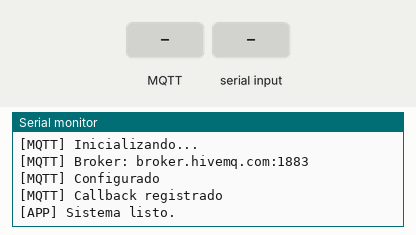
This program was run on a simulated ESP32-C6. Parts: the last lines printed to the serial monitor. Inputs (shaded band) come from the test bench. WiFi joins after 1.5 s; servers stay silent unless stated; no MQTT or app messages arrive unless stated; nothing arrives over Bluetooth unless stated; a phone connects over Bluetooth LE 3 s after start; not simulated (calls return 0 or success): wifi_credentials.h.

Above: at 4.7 s.
4.8 s: MQTT message "ACK" arrives on the first subscribed topic
At 6.2 s:
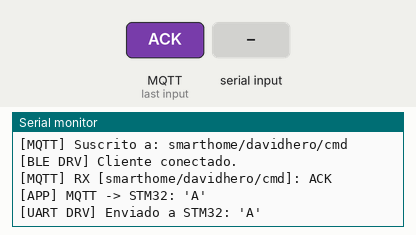
6.5 s: "ACK\n" received over the second serial link
At 7.7 s:
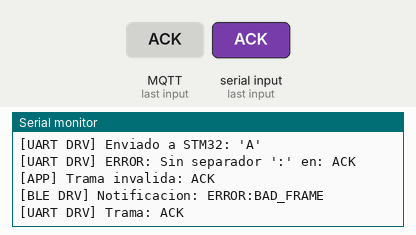
8.0 s: MQTT message "TEMP" arrives on the first subscribed topic
At 9.0 s:
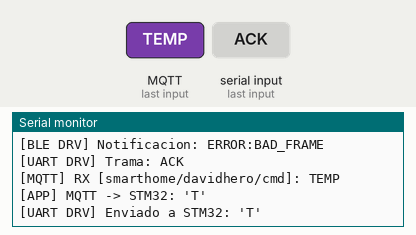
9.5 s: "TEMP\n" received over the second serial link
At 10.4 s:
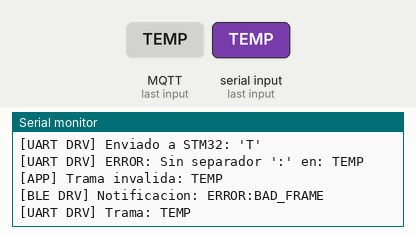
11.0 s: MQTT message "1" arrives on the first subscribed topic
At 12.2 s:
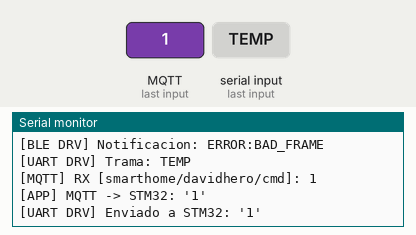
12.5 s: "1\n" received over the second serial link
At 13.7 s:
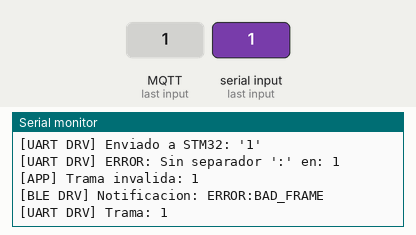

Measured:
- after the input at 4.8 s, the serial monitor: prints a new line after 0.26 s (image 1)
- after the input at 6.5 s, the serial monitor: prints a new line at once (image 2)
- after the input at 8.0 s, the serial monitor: prints a new line at once (image 3)
- after the input at 9.5 s, the serial monitor: prints a new line at once (image 4)
- after the input at 11.0 s, the serial monitor: prints a new line at once (image 5)
- after the input at 12.5 s, the serial monitor: prints a new line at once (image 6)

The program:

main.cpp
```cpp
/* ============================================================
 * MAIN.CPP - SMART HOME HUB - ESP32-C6
 * Versión 2.0 - Con WiFi + MQTT + BLE
 *
 * Arquitectura:
 *   Telegram → Bot Railway → MQTT → ESP32 → UART → STM32
 *   Web App  → BLE         → ESP32 → UART → STM32
 *   STM32    → UART        → ESP32 → MQTT/BLE → cliente
 * ============================================================ */
#include <Arduino.h>
#include "drivers/ble_driver.h"
#include "drivers/uart_driver.h"
#include "drivers/wifi_driver.h"
#include "drivers/mqtt_driver.h"
#include "wifi_credentials.h"

/* ============================================================
 * INSTANCIAS DE DRIVERS
 * ============================================================ */
BleDriver  bleDriver;
UartDriver uartDriver(Serial1);
WifiDriver wifiDriver;
MqttDriver mqttDriver;

/* ============================================================
 * CALLBACK: Comando BLE -> UART al STM32
 * ============================================================ */
void onBleCommandReceived(char command) {
    Serial.print("[APP] BLE -> STM32: '");
    Serial.print(command);
    Serial.println("'");

    bool ok = uartDriver.sendCommand(command);
    if (!ok) {
        bleDriver.sendNotification("ERROR:UART_FAIL");
    }
}

/* ============================================================
 * CALLBACK: Comando MQTT -> UART al STM32
 * ============================================================ */
void onMqttCommandReceived(char command) {
    Serial.print("[APP] MQTT -> STM32: '");
    Serial.print(command);
    Serial.println("'");

    bool ok = uartDriver.sendCommand(command);
    if (!ok) {
        mqttDriver.publishAck("ERROR:UART_FAIL");
    }
}

/* ============================================================
 * CALLBACK: Trama UART desde STM32
 * Reenvía por BLE Y por MQTT
 * ============================================================ */
void onUartFrameReceived(const UartFrame_t* frame) {
    switch (frame->type) {

        case UART_FRAME_ACK:
            Serial.print("[APP] ACK del STM32: ");
            Serial.println(frame->value);
            // Reenviar por BLE
            bleDriver.sendNotification(frame->raw);
            // Reenviar por MQTT
            mqttDriver.publishAck(frame->value);
            break;

        case UART_FRAME_TEMP:
            Serial.print("[APP] TEMP del STM32: ");
            Serial.print(frame->value);
            Serial.println(" C");
            // Reenviar por BLE
            bleDriver.sendNotification(frame->raw);
            // Reenviar por MQTT
            mqttDriver.publishTemp(frame->value);
            break;

        case UART_FRAME_INVALID:
            Serial.print("[APP] Trama invalida: ");
            Serial.println(frame->raw);
            bleDriver.sendNotification("ERROR:BAD_FRAME");
            break;

        default:
            break;
    }
}

/* ============================================================
 * SETUP
 * ============================================================ */
void setup() {
    Serial.begin(115200);
    delay(2000);

    Serial.println();
    Serial.println("================================================");
    Serial.println("  Smart Home Hub - ESP32-C6 v2.0");
    Serial.println("  BLE + WiFi + MQTT");
    Serial.println("================================================");

    // 1. Inicializar UART (al STM32)
    uartDriver.begin();
    uartDriver.setFrameCallback(onUartFrameReceived);

    // 2. Inicializar BLE
    bleDriver.begin();
    bleDriver.setCmdCallback(onBleCommandReceived);

    // 3. Configurar redes WiFi
    wifiDriver.addNetwork(WIFI_1_SSID, WIFI_1_PASSWORD);
    wifiDriver.addNetwork(WIFI_2_SSID, WIFI_2_PASSWORD);
    wifiDriver.addNetwork(WIFI_3_SSID, WIFI_3_PASSWORD);

    // 4. Conectar WiFi
    bool wifiOk = wifiDriver.begin(30000);  // 30 segundos timeout

    if (wifiOk) {
        // 5. Inicializar MQTT (solo si hay WiFi)
        mqttDriver.begin();
        mqttDriver.setCommandCallback(onMqttCommandReceived);
    } else {
        Serial.println("[APP] WARN: Sin WiFi, MQTT no disponible");
        Serial.println("[APP] BLE seguira funcionando como respaldo");
    }

    Serial.println("[APP] Sistema listo.");
    Serial.println();
}

/* ============================================================
 * LOOP
 * ============================================================ */
void loop() {
    // Procesar UART (siempre)
    uartDriver.update();

    // Procesar BLE (siempre)
    bleDriver.update();

    // Procesar WiFi y MQTT (si hay WiFi)
    wifiDriver.update();

    if (wifiDriver.isConnected()) {
        mqttDriver.update();
    }

    delay(10);
}
```

ble_driver.cpp
```cpp
#include "ble_driver.h"

BleDriver* g_bleDriverInstance = nullptr;

// ================================================================
//  CONSTRUCTOR
// ================================================================
BleDriver::BleDriver()
    : _state(BLE_STATE_IDLE),
      _pServer(nullptr),
      _pCmdChar(nullptr),
      _pNotifyChar(nullptr),
      _cmdCallback(nullptr),
      _wasConnected(false)
{
    g_bleDriverInstance = this;
}

// ================================================================
//  begin()
// ================================================================
void BleDriver::begin() {
    Serial.println("[BLE DRV] Inicializando...");

    NimBLEDevice::init(BLE_DRV_DEVICE_NAME);
    NimBLEDevice::setPower(ESP_PWR_LVL_P9);

    _pServer = NimBLEDevice::createServer();

    NimBLEService* pService = _pServer->createService(BLE_DRV_SERVICE_UUID);

    // Caracteristica WRITE (sin callback, usaremos polling)
    _pCmdChar = pService->createCharacteristic(
        BLE_DRV_CHAR_CMD_UUID,
        NIMBLE_PROPERTY::WRITE | NIMBLE_PROPERTY::WRITE_NR
    );
    // Valor inicial vacio para detectar cambios
    _pCmdChar->setValue("");

    _pNotifyChar = pService->createCharacteristic(
        BLE_DRV_CHAR_NTFY_UUID,
        NIMBLE_PROPERTY::READ | NIMBLE_PROPERTY::NOTIFY
    );

    pService->start();

    NimBLEAdvertising* pAdv = NimBLEDevice::getAdvertising();
    pAdv->setName(BLE_DRV_DEVICE_NAME);
    pAdv->start();

    _state = BLE_STATE_ADVERTISING;
    _lastReadValue = "";

    Serial.println("[BLE DRV] Listo.");
    Serial.print("[BLE DRV] MAC: ");
    Serial.println(NimBLEDevice::getAddress().toString().c_str());
    Serial.println("[BLE DRV] Esperando conexion...");
}

// ================================================================
//  update() - Polling de la caracteristica
// ================================================================
void BleDriver::update() {
    static unsigned long lastAdvCheck = 0;

    uint32_t connectedCount = _pServer->getConnectedCount();
    bool physicallyConnected = (connectedCount > 0);

    // Transicion: desconectado -> conectado
    if (physicallyConnected && !_wasConnected) {
        _wasConnected = true;
        _state = BLE_STATE_CONNECTED;
        _lastReadValue = "";
        Serial.println("[BLE DRV] Cliente conectado.");
    }

    // Transicion: conectado -> desconectado
    if (!physicallyConnected && _wasConnected) {
        _wasConnected = false;
        _state = BLE_STATE_ADVERTISING;
        _lastReadValue = "";
        Serial.println("[BLE DRV] Cliente desconectado.");
        delay(300);
        NimBLEDevice::getAdvertising()->start();
    }

    // Polling de la caracteristica WRITE
    if (physicallyConnected && _pCmdChar != nullptr) {
        std::string currentValue = _pCmdChar->getValue();

        if (currentValue.length() > 0 && currentValue != _lastReadValue) {
            _lastReadValue = currentValue;
            _onCommandWrite(currentValue);
        }
    }

    // Mantener advertising activo (cada 15s)
    if (!physicallyConnected && (millis() - lastAdvCheck > 15000)) {
        lastAdvCheck = millis();
        if (!NimBLEDevice::getAdvertising()->isAdvertising()) {
            NimBLEDevice::getAdvertising()->start();
        }
    }
}

// ================================================================
//  sendNotification()
// ================================================================
bool BleDriver::sendNotification(const char* message) {
    if (_pServer->getConnectedCount() == 0) {
        Serial.println("[BLE DRV] Sin cliente conectado.");
        return false;
    }
    if (_pNotifyChar == nullptr) return false;

    _pNotifyChar->setValue(message);
    _pNotifyChar->notify();
    Serial.print("[BLE DRV] Notificacion: ");
    Serial.println(message);
    return true;
}

void BleDriver::setCmdCallback(BleCmdCallback_t callback) {
    _cmdCallback = callback;
    Serial.println("[BLE DRV] Callback registrado.");
}

BleState_t BleDriver::getState() const { return _state; }

bool BleDriver::isClientConnected() const {
    if (_pServer == nullptr) return false;
    return (_pServer->getConnectedCount() > 0);
}

void BleDriver::_onConnect() {
    _state = BLE_STATE_CONNECTED;
}

void BleDriver::_onDisconnect() {
    _state = BLE_STATE_DISCONNECTED;
}

void BleDriver::_onCommandWrite(const std::string& value) {
    char cmd = (char)value[0];
    Serial.print("[BLE DRV] Comando recibido: '");
    Serial.print(cmd);
    Serial.println("'");
    if (_cmdCallback != nullptr) {
        _cmdCallback(cmd);
    }
}
```

ble_driver.h
```cpp
#pragma once

#include <Arduino.h>
#include <NimBLEDevice.h>
#include <string>

#define BLE_DRV_DEVICE_NAME    "SmartHomeHub"
#define BLE_DRV_SERVICE_UUID   "12345678-1234-1234-1234-123456789abc"
#define BLE_DRV_CHAR_CMD_UUID  "12345678-1234-1234-1234-123456789abd"
#define BLE_DRV_CHAR_NTFY_UUID "12345678-1234-1234-1234-123456789abe"
#define BLE_DRV_TX_POWER        ESP_PWR_LVL_P9

typedef enum {
    BLE_STATE_IDLE         = 0,
    BLE_STATE_ADVERTISING  = 1,
    BLE_STATE_CONNECTED    = 2,
    BLE_STATE_DISCONNECTED = 3
} BleState_t;

typedef void (*BleCmdCallback_t)(char command);

class BleDriver {
public:
    BleDriver();
    void       begin();
    void       update();
    bool       sendNotification(const char* message);
    void       setCmdCallback(BleCmdCallback_t callback);
    BleState_t getState() const;
    bool       isClientConnected() const;

    void _onConnect();
    void _onDisconnect();
    void _onCommandWrite(const std::string& value);

private:
    NimBLEServer*         _pServer;
    BleState_t            _state;
    NimBLECharacteristic* _pCmdChar;
    NimBLECharacteristic* _pNotifyChar;
    BleCmdCallback_t      _cmdCallback;
    bool                  _wasConnected;
    std::string           _lastReadValue;   // <-- NUEVO
};

extern BleDriver* g_bleDriverInstance;
```

mqtt_driver.cpp
```cpp
/* ============================================================
 * MQTT DRIVER SOURCE
 * ESP32-C6 - Smart Home Hub
 * ============================================================ */
#include "mqtt_driver.h"

MqttDriver* g_mqttDriverInstance = nullptr;

MqttDriver::MqttDriver()
    : _mqttClient(_wifiClient),
      _cmdCallback(nullptr),
      _lastReconnectAttempt(0)
{
    g_mqttDriverInstance = this;
}

void MqttDriver::begin() {
    Serial.println("[MQTT] Inicializando...");
    Serial.print("[MQTT] Broker: ");
    Serial.print(MQTT_BROKER);
    Serial.print(":");
    Serial.println(MQTT_PORT);

    _mqttClient.setServer(MQTT_BROKER, MQTT_PORT);
    _mqttClient.setCallback(_staticCallback);
    _mqttClient.setBufferSize(256);

    Serial.println("[MQTT] Configurado");
}

void MqttDriver::update() {
    // Solo intenta conectar si WiFi esta listo
    if (WiFi.status() != WL_CONNECTED) {
        return;
    }

    // Si no esta conectado al broker, reconectar
    if (!_mqttClient.connected()) {
        unsigned long now = millis();
        if (now - _lastReconnectAttempt > 5000) {
            _lastReconnectAttempt = now;
            if (_reconnect()) {
                _lastReconnectAttempt = 0;
            }
        }
    } else {
        // Procesar mensajes pendientes
        _mqttClient.loop();
    }
}

bool MqttDriver::_reconnect() {
    Serial.print("[MQTT] Intentando conectar al broker... ");

    if (_mqttClient.connect(MQTT_CLIENT_ID)) {
        Serial.println("OK");

        // Suscribirse al topic de comandos
        if (_mqttClient.subscribe(MQTT_TOPIC_CMD, 1)) {
            Serial.print("[MQTT] Suscrito a: ");
            Serial.println(MQTT_TOPIC_CMD);
        } else {
            Serial.println("[MQTT] ERROR: No se pudo suscribir");
        }

        return true;
    } else {
        Serial.print("FAIL, rc=");
        Serial.println(_mqttClient.state());
        return false;
    }
}

void MqttDriver::_staticCallback(char* topic, byte* payload, unsigned int length) {
    if (g_mqttDriverInstance == nullptr) return;

    // Convertir payload a string
    char message[64];
    unsigned int len = (length < 63) ? length : 63;
    memcpy(message, payload, len);
    message[len] = '\0';

    Serial.print("[MQTT] RX [");
    Serial.print(topic);
    Serial.print("]: ");
    Serial.println(message);

    // Si es el topic de comandos y tenemos callback
    if (strcmp(topic, MQTT_TOPIC_CMD) == 0 && length > 0) {
        if (g_mqttDriverInstance->_cmdCallback != nullptr) {
            g_mqttDriverInstance->_cmdCallback(message[0]);
        }
    }
}

bool MqttDriver::publishAck(const char* message) {
    return publish(MQTT_TOPIC_ACK, message);
}

bool MqttDriver::publishTemp(const char* message) {
    return publish(MQTT_TOPIC_TEMP, message);
}

bool MqttDriver::publish(const char* topic, const char* payload) {
    if (!isConnected()) {
        Serial.println("[MQTT] WARN: No conectado, no se puede publicar");
        return false;
    }

    bool result = _mqttClient.publish(topic, payload);

    if (result) {
        Serial.print("[MQTT] TX [");
        Serial.print(topic);
        Serial.print("]: ");
        Serial.println(payload);
    } else {
        Serial.println("[MQTT] ERROR: Publish fallo");
    }

    return result;
}

bool MqttDriver::isConnected() {
    return _mqttClient.connected();
}

void MqttDriver::setCommandCallback(MqttCommandCallback_t callback) {
    _cmdCallback = callback;
    Serial.println("[MQTT] Callback registrado");
}
```

mqtt_driver.h
```cpp
/* ============================================================
 * MQTT DRIVER HEADER
 * ESP32-C6 - Smart Home Hub
 *
 * Cliente MQTT que se conecta a HiveMQ broker.
 * Se suscribe a comandos y publica ACK/TEMP.
 * ============================================================ */
#pragma once

#include <Arduino.h>
#include <WiFi.h>
#include <PubSubClient.h>

// Configuracion del broker (igual al bot Python)
#define MQTT_BROKER         "broker.hivemq.com"
#define MQTT_PORT           1883
#define MQTT_CLIENT_ID      "smarthome-esp32-davidhero"

// Topics (deben coincidir con .env del bot)
#define MQTT_TOPIC_CMD      "smarthome/davidhero/cmd"
#define MQTT_TOPIC_ACK      "smarthome/davidhero/ack"
#define MQTT_TOPIC_TEMP     "smarthome/davidhero/temp"

// Callback para comandos recibidos
typedef void (*MqttCommandCallback_t)(char command);

class MqttDriver {
public:
    MqttDriver();

    /**
     * @brief Inicializa el cliente MQTT
     */
    void begin();

    /**
     * @brief Llamar continuamente desde loop()
     * Maneja reconexion y procesa mensajes
     */
    void update();

    /**
     * @brief Publica un ACK
     */
    bool publishAck(const char* message);

    /**
     * @brief Publica una temperatura
     */
    bool publishTemp(const char* message);

    /**
     * @brief Publica en un topic generico
     */
    bool publish(const char* topic, const char* payload);

    /**
     * @brief Verifica si esta conectado al broker
     */
    bool isConnected();

    /**
     * @brief Registra callback para comandos recibidos
     */
    void setCommandCallback(MqttCommandCallback_t callback);

private:
    WiFiClient      _wifiClient;
    PubSubClient    _mqttClient;
    MqttCommandCallback_t _cmdCallback;
    unsigned long   _lastReconnectAttempt;

    bool _reconnect();
    static void _staticCallback(char* topic, byte* payload, unsigned int length);
};

extern MqttDriver* g_mqttDriverInstance;
```

uart_driver.h
```cpp
#pragma once

#include <Arduino.h>
#include <HardwareSerial.h>
#include <string.h>

// ===== CAMBIADO: Pines válidos para ESP32-C6 =====
#define UART_DRV_TX_PIN       4    // <-- antes era 16
#define UART_DRV_RX_PIN       5    // <-- antes era 17
// ==================================================

#define UART_DRV_BAUDRATE     115200
#define UART_DRV_BUFFER_SIZE  64
#define UART_DRV_TIMEOUT_MS   500
#define UART_DRV_END_CHAR     '\n'

typedef enum {
    UART_FRAME_NONE    = 0,
    UART_FRAME_ACK     = 1,
    UART_FRAME_TEMP    = 2,
    UART_FRAME_INVALID = 3
} UartFrameType_t;

typedef struct {
    UartFrameType_t type;
    char raw  [UART_DRV_BUFFER_SIZE];
    char value[UART_DRV_BUFFER_SIZE];
} UartFrame_t;

typedef void (*UartFrameCallback_t)(const UartFrame_t* frame);

class UartDriver {
public:
    explicit UartDriver(HardwareSerial& serialPort);

    void               begin();
    void               update();
    bool               sendCommand(char cmd);
    void               setFrameCallback(UartFrameCallback_t callback);
    bool               isConnected()   const;
    const UartFrame_t& getLastFrame()  const;
    void               clearBuffer();

private:
    HardwareSerial&     _serial;
    char                _rxBuffer[UART_DRV_BUFFER_SIZE];
    uint8_t             _rxIndex;
    bool                _initialized;
    UartFrameCallback_t _callback;
    UartFrame_t         _lastFrame;
    unsigned long       _frameStartMs;

    void _parseFrame();
    void _resetBuffer();
    bool _isFrameTimedOut() const;
};
```

Source omitted: uart_driver.cpp (4138 bytes), wifi_driver.cpp (2466 bytes), wifi_driver.h (1320 bytes)
